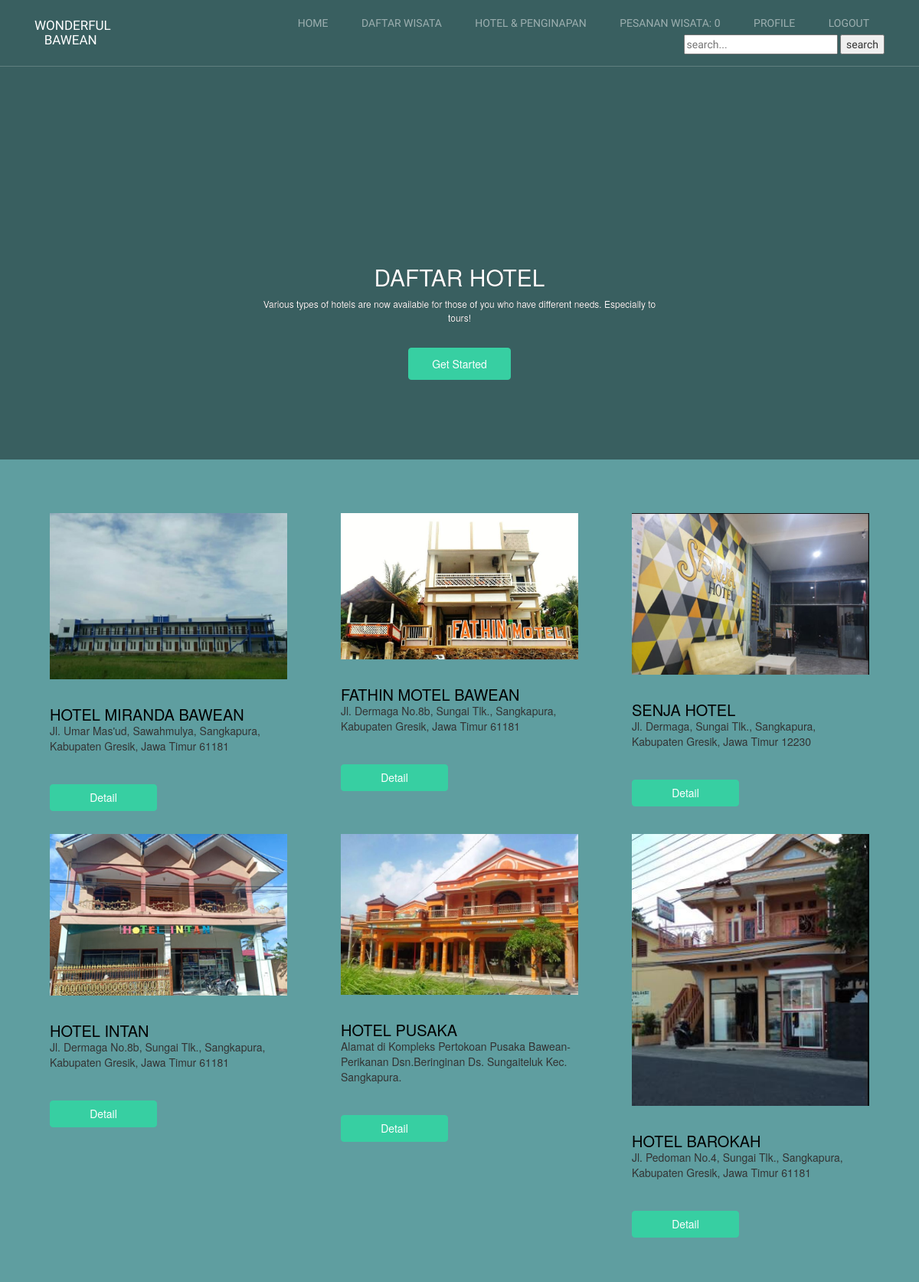
The page /index.php/c_hotel on the database its author committed.
### tables this page shows
CREATE TABLE `hotel` (
  `hot_id` int(11) NOT NULL,
  `hot_nama` varchar(200) NOT NULL,
  `hot_img` varchar(200) NOT NULL,
  `hot_desc_short` text NOT NULL,
  `hot_desc_long` text NOT NULL,
  `hot_status` int(11) NOT NULL
);

### application/controllers/C_hotel.php (called while the page is built, shortened)
<?php
class C_hotel extends CI_Controller {
	function __construct(){
		$this->load->model('M_hotel');
	}
	public function index(){
		$data['hotel'] = $this->M_hotel->tampil_data()->result();
		$this->load->view('templates/header');
		$this->load->view('templates/sidebar');
		$this->load->view('user/daf_hot', $data);
		$this->load->view('templates/footer');
	}
}

### index.php (called while the page is built, shortened)
<?php
require_once BASEPATH.'core/CodeIgniter.php';

### application/models/M_hotel.php (called while the page is built, shortened)
<?php
class M_hotel extends CI_Model
{
	public function tampil_data()
	{
		return $this->db->get('hotel');
	}
}

### application/views/user/daf_hot.php (the view)
<div class="site-block-wrap" style="height: 5em">
  <div class="owl-carousel with-dots">
    <div class="site-blocks-cover overlay overlay" style="background-color: #5F9EA0; height: 5em" data-aos="fade" id="home-section">
      <div class="container">
        <div class="row align-items-center justify-content-center">
          <div class="col-md-6 mt-lg-5 text-center">
            <h1 class="text-shadow">DAFTAR Hotel</h1>
            <p class="mb-5 text-shadow">Various types of hotels are now available for those of you who have different needs. Especially to tours!</p>
            <p><a href="#daftar-hotel-section" class="btn btn-primary px-5 py-3">Get Started</a></p>
          </div>
        </div>
      </div>
    </div>
  </div>
</div>
<div class="site-section" id="daftar-hotel-section">
    <div class="container">
      <div class="row large-gutters">
      	<?php foreach ($hotel as $hotel) : ?>
        <div class="col-md-6 col-lg-4 mb-5 mb-lg-5 ">
          <div class="ftco-media-1">
            <div class="ftco-media-1-inner">
              <a href="#" class="d-inline-block mb-4"><img src="<?php echo base_url().'/assets/image/'.$hotel->hot_img ?>" alt="FImageo" class="img-fluid"></a>
              <div class="ftco-media-details">
                <h3><?php echo $hotel->hot_nama ?></h3>
                <p><?php echo $hotel->hot_desc_short ?></p>
                <br><br>
                <?php echo anchor('C_hotel/detail_hot/'.$hotel->hot_id, '<div class="btn btn-bg btn-primary" style="width: 10em; height: 2.5em ">Detail</div>') ?>
              </div>
            </div>
          </div>
        </div>
        	<?php endforeach; ?>
      </div>
    </div>
  </div>

### application/views/templates/header.php (shortened to what this page needs)
<!DOCTYPE html>
<html lang="en">
  <head>
    <link rel="stylesheet" href="<?php echo base_url() ?>fonts/icomoon/style.css">
    <link rel="stylesheet" href="<?php echo base_url() ?>assets/css/bootstrap.min.css">
    <link rel="stylesheet" href="<?php echo base_url() ?>assets/css/jquery-ui.css">
    <link rel="stylesheet" href="<?php echo base_url() ?>assets/css/owl.carousel.min.css">
    <link rel="stylesheet" href="<?php echo base_url() ?>assets/css/owl.theme.default.min.css">
    <link rel="stylesheet" href="<?php echo base_url() ?>assets/css/owl.theme.default.min.css">
    <link rel="stylesheet" href="<?php echo base_url() ?>assets/css/jquery.fancybox.min.css">
    <link rel="stylesheet" href="<?php echo base_url() ?>assets/css/bootstrap-datepicker.css">
    <link rel="stylesheet" href="<?php echo base_url() ?>assets/fonts/flaticon/font/flaticon.css">
    <link rel="stylesheet" href="<?php echo base_url() ?>assets/css/aos.css">
    <link rel="stylesheet" href="<?php echo base_url() ?>assets/css/style.css">
    <link rel="stylesheet" href="<?php echo base_url() ?>assets/css/profile-style.css"/>
    <link rel="stylesheet" href="<?php echo base_url() ?>assets/css/faq-style.css"/>
    <link href="//netdna.bootstrapcdn.com/bootstrap/3.1.0/css/bootstrap.min.css" rel="stylesheet" id="bootstrap-css">
  </head>
  <body data-spy="scroll" data-target=".site-navbar-target" data-offset="300" style="background-color: #5F9EA0">

### application/views/templates/sidebar.php (shortened to what this page needs)
<div class="site-wrap">
   <header class="site-navbar py-4 js-sticky-header site-navbar-target" role="banner">
     <div class="container">
       <div class="row align-items-center">
         <div class="col-6 col-xl-2">
           <h1 class="mb-0 site-logo m-0 p-0"><a href="#" class="mb-0">wonderful <br>&nbsp;&nbsp;&nbsp;bawean</a></h1>
         </div>
         <div class="col-12 col-md-10 d-none d-xl-block">
           <nav class="site-navigation position-relative text-right" role="navigation">
             <ul class="site-menu main-menu js-clone-nav mr-auto d-none d-lg-block">
               <li><a href="<?= base_url('C_wisata/index'); ?>" class="nav-link">Home</a></li>
               <li><a href="<?= base_url('C_wisata/daftar_wis'); ?>" class="nav-link">Daftar Wisata</a></li>
               <li><a href="<?= base_url('C_hotel/index'); ?>" class="nav-link">Hotel & Penginapan</a></li>
               <li><?php $pes_wis ='Pesanan wisata: '.$this->cart->total_items() ?> <?php echo anchor('C_wisata/detail_pes_wis', $pes_wis) ?></a></li>
               <li><a href="<?= base_url('C_wisata/profil'); ?>" class="nav-link">Profile</a></li>
               <li><a href="<?= base_url('C_login/logout'); ?>" class="nav-link">Logout</a></li>
               <li><form action="search" method="post">
               <input type="text" name="keyword" placeholder="search...">
               <input type="submit" name="submit_search" value="search">
             </form></li>
             </ul>
           </nav>
         </div>
       </div>
     </div>
   </header>
 </div>

### application/views/templates/footer.php (shortened to what this page needs)
  </body>
</html>

### assets/css/style.css (style rules this page uses)
html { overflow-x: hidden; }
body { line-height: 1.7; color: gray; font-weight: 400; font-size: 1rem; }
a { -webkit-transition: .3s all ease; -o-transition: .3s all ease; transition: .3s all ease; }
h1, h2, h3, h4, h5, .h1, .h2, .h3, .h4, .h5 { font-family: "Oswald", sans-serif; font-weight: 300 !important; text-transform: uppercase; }
.site-wrap:before { display: none; -webkit-transition: .3s all ease-in-out; -o-transition: .3s all ease-in-out; transition: .3s all ease-in-out; background: rgba(0, 0, 0, 0.6); content: ""; position: absolute; z-index: 2000; top: 0; left: 0; right: 0; bottom: 0; opacity: 0; visibility: hidden; }
.btn { font-size: 16px; border-radius: 4px; padding: 10px 30px; }
.btn.btn-primary { background: #37cfa2; border-color: #37cfa2; color: #fff; }
.site-section { padding: 2.5em 0; }
@media (min-width: 768px) { .site-section { padding: 5em 0; } }
.site-navbar { margin-bottom: 0px; z-index: 1999; position: absolute; width: 100%; }
.site-navbar ul { font-family: "Oswald", sans-serif; text-transform: uppercase; font-weight: 300; }
.site-navbar .site-logo { position: relative; left: 0; font-size: 1.7rem; font-weight: 900; text-transform: uppercase; font-family: "Oswald", sans-serif; }
.site-navbar .site-logo a { color: #fff; }
.site-navbar .site-navigation .site-menu { margin-bottom: 0; }
.site-navbar .site-navigation .site-menu a { text-decoration: none !important; display: inline-block; }
.site-navbar .site-navigation .site-menu > li { display: inline-block; }
.site-navbar .site-navigation .site-menu > li > a { padding: 5px 20px; color: rgba(255, 255, 255, 0.5); display: inline-block; text-decoration: none !important; }
.site-mobile-menu .site-nav-wrap { padding: 0; margin: 0; list-style: none; position: relative; }
.site-mobile-menu .site-nav-wrap a { padding: 10px 20px; display: block; position: relative; color: #212529; }
.site-mobile-menu .site-nav-wrap li { position: relative; display: block; }
.site-mobile-menu .site-nav-wrap > li { display: block; position: relative; float: left; width: 100%; }
.site-mobile-menu .site-nav-wrap > li > a { padding-left: 20px; font-size: 20px; }
.sticky-wrapper .site-navbar { -webkit-transition: .3s all ease; -o-transition: .3s all ease; transition: .3s all ease; }
.sticky-wrapper .site-navbar { border-bottom: 1px solid rgba(255, 255, 255, 0.2); }
.sticky-wrapper .site-navbar .site-logo a { color: #fff; }
.sticky-wrapper .site-navbar ul li a { color: rgba(255, 255, 255, 0.7); }
.site-block-wrap { min-height: 600px; height: calc(100vh); background: #222; }
.site-blocks-cover { background-size: cover; background-repeat: no-repeat; background-position: top; background-position: center center; }
.site-blocks-cover > .container { z-index: 2; position: relative; }
.site-blocks-cover.overlay { position: relative; }
.site-blocks-cover.overlay:before { z-index: 1; position: absolute; content: ""; left: 0; bottom: 0; right: 0; top: 0; background: rgba(0, 0, 0, 0.4); }
.site-blocks-cover .text-shadow { text-shadow: 0px 0px 0px #000; }
.site-blocks-cover, .site-blocks-cover > .container > .row { min-height: 600px; height: calc(100vh); }
.site-blocks-cover h1 { font-size: 3rem; font-weight: 400; color: #fff; font-weight: 900; }
.site-blocks-cover p { color: white; font-size: 1.2rem; line-height: 1.5; font-weight: 300; }
.position-relative { position: relative; }
.large-gutters { margin-right: -35px; margin-left: -35px; }
.large-gutters > [class*="col-"] { padding-right: 35px; padding-left: 35px; }
.ftco-media-1 > .ftco-media-1-inner { position: relative; }
.ftco-media-1 > .ftco-media-1-inner:after { position: absolute; content: ""; right: 0px; bottom: 0px; top: 20px; background: #000; width: 100%; z-index: -1; -webkit-transition: .3s all ease; -o-transition: .3s all ease; transition: .3s all ease; opacity: 0; visibility: hidden; }
.ftco-media-1 .ftco-media-details { -webkit-transition: .3s all ease; -o-transition: .3s all ease; transition: .3s all ease; }
.ftco-media-1 h3 { font-size: 20px; color: #000; margin-bottom: 0; }
.ftco-media-1 p { margin-bottom: 0; }

### rows shown on the page
hotel: hot_img (picture), hot_nama "HOTEL MIRANDA BAWEAN", hot_desc_short "Jl. Umar Mas'ud, Sawahmulya, Sangkapura, Kabupaten Gresik, Jawa Timur 61181", hot_id "Detail"
hotel: hot_img (picture), hot_nama "FATHIN MOTEL BAWEAN", hot_desc_short "Jl. Dermaga No.8b, Sungai Tlk., Sangkapura, Kabupaten Gresik, Jawa Timur 61181", hot_id "Detail"
hotel: hot_img (picture), hot_nama "SENJA HOTEL", hot_desc_short "Jl. Dermaga, Sungai Tlk., Sangkapura, Kabupaten Gresik, Jawa Timur 12230", hot_id "Detail"
hotel: hot_img (picture), hot_nama "HOTEL INTAN", hot_desc_short "Jl. Dermaga No.8b, Sungai Tlk., Sangkapura, Kabupaten Gresik, Jawa Timur 61181", hot_id "Detail"
hotel: hot_img (picture), hot_nama "HOTEL PUSAKA", hot_desc_short "Alamat di Kompleks Pertokoan Pusaka Bawean-Perikanan Dsn.Beringinan Ds. Sungaiteluk Kec. Sangkapura.", hot_id "Detail"
hotel: hot_img (picture), hot_nama "HOTEL BAROKAH", hot_desc_short "Jl. Pedoman No.4, Sungai Tlk., Sangkapura, Kabupaten Gresik, Jawa Timur 61181", hot_id "Detail"

### other values the page prints
anchor('C_wisata/detail_pes_wis', $pes_wis) "PESANAN WISATA: 0"
